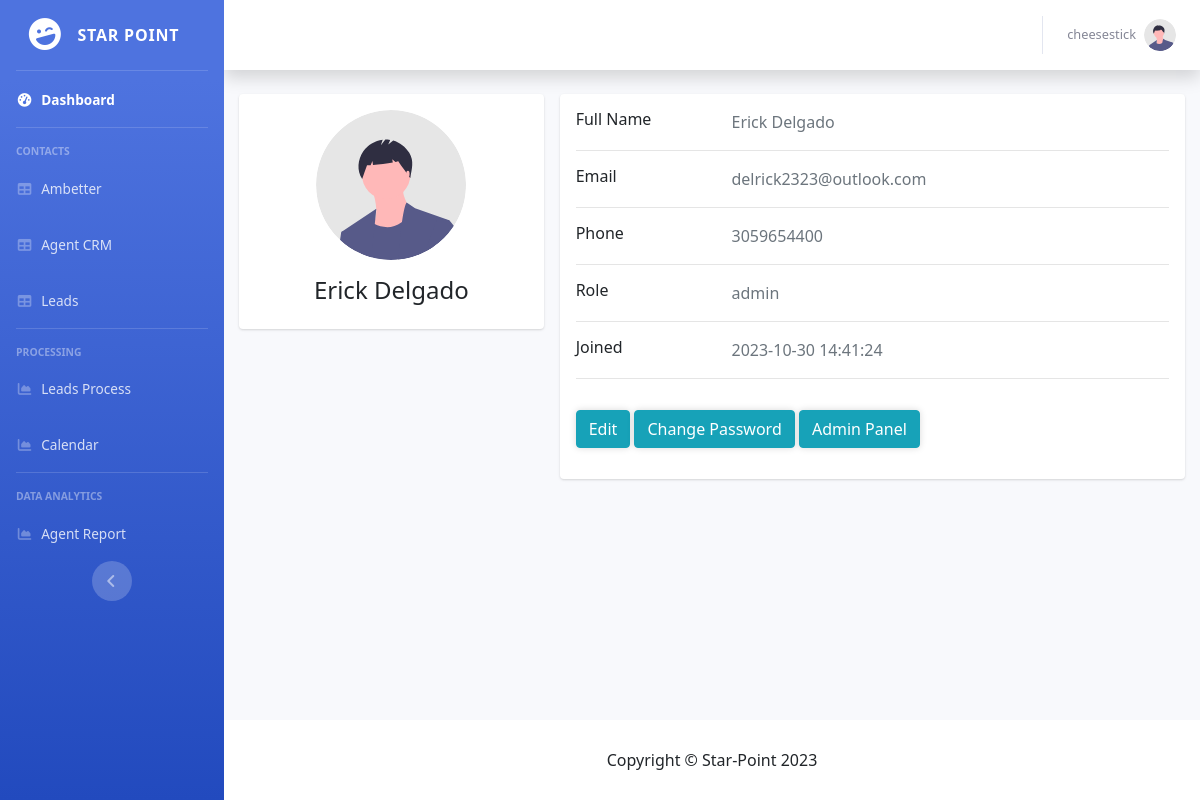
The app's page /view/crm/profile.php (signed in) with its own data.
### tables this page shows
CREATE TABLE `Employee` (
  `id` int NOT NULL,
  `username` varchar(50) NOT NULL,
  `first_name` varchar(50) NOT NULL,
  `last_name` varchar(50) NOT NULL,
  `email` varchar(255) NOT NULL,
  `password` varchar(255) NOT NULL,
  `activation_code` varchar(50) NOT NULL DEFAULT '',
  `rememberme` varchar(255) NOT NULL DEFAULT '',
  `phone` varchar(20) NOT NULL DEFAULT '',
  `created` datetime NOT NULL DEFAULT CURRENT_TIMESTAMP,
  `registered` datetime NOT NULL,
  `role` varchar(25) NOT NULL DEFAULT 'guest',
  `last_seen` datetime NOT NULL
);

### php/config.php (called while the page is built, shortened)
<?php
$Employee = 'Employee';
?>

### View/CRM/profile.php (the view, shortened to what this page needs)
<?php
include("../../php/functions.php");
$pdo = pdo_connect_mysql();
$userId = $_SESSION['id'];
$stmt = $pdo->prepare('SELECT * FROM ' . $Employee . ' WHERE id = ?');
$stmt->execute([ $userId ]);
$contact = $stmt->fetch(PDO::FETCH_ASSOC);
?>
<?CRM_header("Profile")?>
<link href="https://cdn.jsdelivr.net/npm/bootstrap@4.4.1/dist/css/bootstrap.min.css" rel="stylesheet">
</head>
<body>
    <div id="content-wrapper" class="d-flex flex-column">
        <div id="content">
            <?= CRM_topbar($_SESSION) ?>
            <div class="container">
                <div class="main-body">
                    <?php if (!isset($_GET['action'])): ?>
                        <div class="row gutters-sm">
                            <div class="col-md-4 mb-3">
                                <div class="card">
                                    <div class="card-body">
                                        <div class="d-flex flex-column align-items-center text-center">
                                            <img src="../../img/undraw_profile.svg" alt="Photo" class="rounded-circle" width="150">
                                            <div class="mt-3">
                                                <h4><?=$contact['first_name']?> <?=$contact['last_name']?></h4>
                                            </div>
                                        </div>
                                    </div>
                                </div>
                            </div>
                            <div class="col-md-8">
                                <div class="card mb-3">
                                    <div class="card-body">
                                        <div class="row">
                                            <div class="col-sm-3">
                                                <h6 class="mb-0">Full Name</h6>
                                            </div>
                                            <div class="col-sm-9 text-secondary">
                                                <?=$contact['first_name']?> <?=$contact['last_name']?>
                                            </div>
                                        </div>
                                        <hr>
                                        <div class="row">
                                            <div class="col-sm-3">
                                                <h6 class="mb-0">Email</h6>
                                            </div>
                                            <div class="col-sm-9 text-secondary">
                                                <?=$contact['email']?>
                                            </div>
                                        </div>
                                        <hr>
                                        <div class="row">
                                            <div class="col-sm-3">
                                                <h6 class="mb-0">Phone</h6>
                                            </div>
                                            <div class="col-sm-9 text-secondary">
                                                <?php
                                                    if (empty($contact['phone'])) {
                                                        echo "Unknown";
                                                    } else {
                                                        echo $contact['phone'];
                                                    }
                                                ?>
                                            </div>
                                        </div>
                                        <hr>
                                        <div class="row">
                                            <div class="col-sm-3">
                                                <h6 class="mb-0">Role</h6>
                                            </div>
                                            <div class="col-sm-9 text-secondary">
                                                <?=$contact['role']?>
                                            </div>
                                        </div>
                                        <hr>
                                        <div class="row">
                                            <div class="col-sm-3">
                                                <h6 class="mb-0">Joined</h6>
                                            </div>
                                            <div class="col-sm-9 text-secondary">
                                                <?=$contact['registered']?>
                                            </div>
                                        </div>
                                        <hr>
                                        <div class="row">
                                            <div class="col-sm-12">
                                                <a class="btn btn-info" href="profile.php?action=edit">Edit</a>
                                                <a class="btn btn-info" href="profile.php?action=change_password">Change Password</a>
                                                <?php if ($contact['role'] == 'admin'): ?>
                                                    <a class="btn btn-info" target="_blank" href="admin.php">Admin Panel</a>
                                                <?php endif; ?>
                                            </div>
                                        </div>
                                    </div>
                                </div>
                            </div>
                        </div>
                    <?php endif; ?>
                </div>
            </div>
        </div>
        <?= CRM_footer() ?>
    </div>
</body>
</html>

### php/functions.php (shortened to what this page needs)
<?php
include 'config.php';
function CRM_header($title) {
    echo <<<EOT
<!DOCTYPE html>
<html lang="en">
<head>
    <title>$title</title>
    <link href="../../vendor/fontawesome-free/css/all.min.css" rel="stylesheet" type="text/css">
    <link href="../../css/CRM/sb-admin-2.min.css" rel="stylesheet">
    <link href="../../vendor/datatables/dataTables.bootstrap4.min.css" rel="stylesheet">
    <link href="../../css/CRM/style.css" rel="stylesheet">
</head>
<body id="page-top">
    <div id="wrapper">
        <ul class="navbar-nav bg-gradient-primary sidebar sidebar-dark accordion" id="accordionSidebar">
            <a class="sidebar-brand d-flex align-items-center justify-content-center" href="index.php">
                <div class="sidebar-brand-icon rotate-n-15">
                    <i class="fas fa-laugh-wink"></i>
                </div>
                <div class="sidebar-brand-text mx-3">Star Point</div>
            </a>
            <hr class="sidebar-divider my-0">
            <li class="nav-item active">
                <a class="nav-link" href="index.php">
                    <i class="fas fa-fw fa-tachometer-alt"></i>
                    <span>Dashboard</span></a>
            </li>
            <hr class="sidebar-divider">
            <div class="sidebar-heading">
                Contacts
            </div>
            <li class="nav-item">
                <a class="nav-link" href="ambetter.php">
                    <i class="fas fa-fw fa-table"></i>
                    <span>Ambetter</span></a>
            </li>
            <li class="nav-item">
                <a class="nav-link" href="agentcrm.php">
                    <i class="fas fa-fw fa-table"></i>
                    <span>Agent CRM</span></a>
            </li>
            <li class="nav-item">
                <a class="nav-link" href="leads.php">
                    <i class="fas fa-fw fa-table"></i>
                    <span>Leads</span></a>
            </li>
            <hr class="sidebar-divider d-none d-md-block">
            <div class="sidebar-heading">
                Processing
            </div>
            <li class="nav-item">
                <a class="nav-link" href="lead_process.php">
                    <i class="fas fa-fw fa-chart-area"></i>
                    <span>Leads Process</span></a>
            </li>
            <li class="nav-item">
                <a class="nav-link" href="calendar.php">
                    <i class="fas fa-fw fa-chart-area"></i>
                    <span>Calendar</span></a>
            </li>
            <hr class="sidebar-divider d-none d-md-block">
            <div class="sidebar-heading">
                Data Analytics
            </div>
            <li class="nav-item">
                <a class="nav-link" href="ambetter-report.php">
                    <i class="fas fa-fw fa-chart-area"></i>
                    <span>Agent Report</span></a>
            </li>
            <div class="text-center d-none d-md-inline">
                <button class="rounded-circle border-0" id="sidebarToggle"></button>
            </div>
        </ul>
EOT;
}
function CRM_topbar($session_data) {
    $name = htmlspecialchars((string)$session_data["name"]);
    echo <<<EOT
        <nav class="navbar navbar-expand navbar-light bg-white topbar mb-4 static-top shadow">
        <ul class="navbar-nav ml-auto">
            <li class="nav-item dropdown no-arrow">
                <a class="nav-link dropdown-toggle" href="#" id="userDropdown" role="button" data-toggle="dropdown" aria-haspopup="true" aria-expanded="false">
                    <span class="mr-2 d-none d-lg-inline text-gray-600 small">
                        $name
                    </span>
                    <img class="img-profile rounded-circle" src="../../img/undraw_profile.svg">
                </a>
            </li>
        </ul>
        </nav>
    EOT;
}
function CRM_footer() {
echo <<<EOT
        <footer class="sticky-footer bg-white">
            <div class="container my-auto">
                <div class="copyright text-center my-auto">
                    <span>Copyright &copy; Star-Point 2023</span>
                </div>
            </div>
        </footer>
EOT;
}
?>

### css/CRM/style.css (style rules this page uses)
* { box-sizing: border-box; font-family: system-ui, "Segoe UI", Roboto, Helvetica, Arial, sans-serif, "Apple Color Emoji", "Segoe UI Emoji", "Segoe UI Symbol"; font-size: 16px; }
body { background-color: #FFFFFF; margin: 0; }
.btn { display: inline-block; -webkit-appearance: none; -moz-appearance: none; appearance: none; border: none; text-decoration: none; background-color: #3d82d1; box-shadow: 0 0 7px 0 rgba(0, 0, 0, 0.15); font-weight: 500; border-radius: 4px; font-size: 14px; color: #FFFFFF; padding: 10px 15px; margin: 15px 0; cursor: pointer; transition: background-color 0.15s ease; }

### View/CRM/profile.php (style rules this page uses)
.card { box-shadow: 0 1px 3px 0 rgba(0,0,0,.1), 0 1px 2px 0 rgba(0,0,0,.06); }
.card { position: relative; display: flex; flex-direction: column; min-width: 0; word-wrap: break-word; background-color: #fff; background-clip: border-box; border: 0 solid rgba(0,0,0,.125); border-radius: .25rem; }
.card-body { flex: 1 1 auto; min-height: 1px; padding: 1rem; }
.gutters-sm { margin-right: -8px; margin-left: -8px; }
.gutters-sm>.col, .gutters-sm>[class*=col-] { padding-right: 8px; padding-left: 8px; }
.mb-3, .my-3 { margin-bottom: 1rem!important; }

### records on screen
employee: username "cheesestick", first_name "Erick", last_name "Delgado", email "delrick2323@outlook.com", phone "3059654400", role "admin", registered "2023-10-30 14:41:24"
